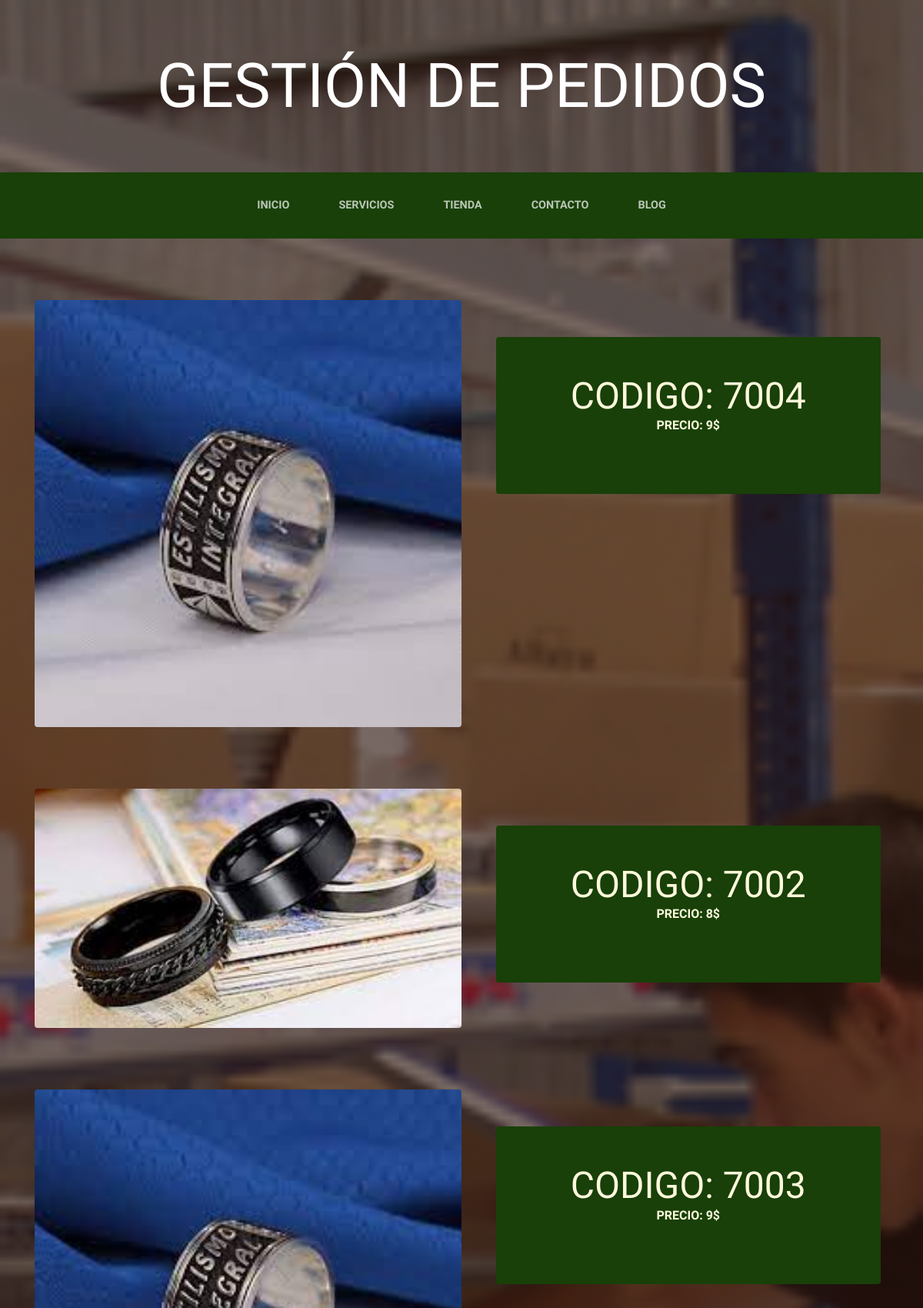
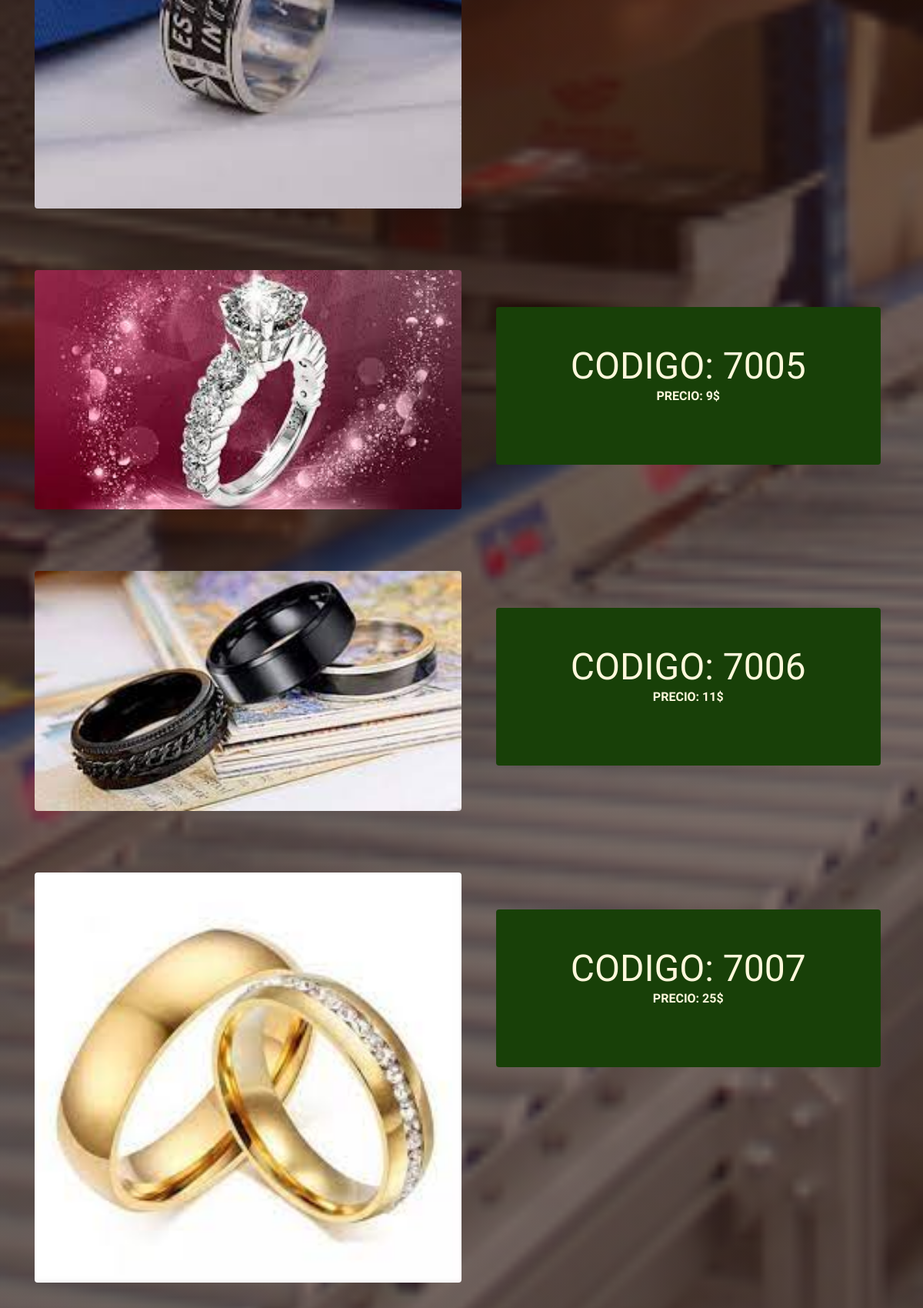
/tienda/categoriad/1 (upper part), run on the app's committed database (2 pictures, top to bottom).
### tienda/models.py (models this page shows, shortened)
class producto(models.Model):
    codigo      = models.IntegerField(default=0)
    precio      = models.IntegerField()
    categorias  = models.ManyToManyField(categoria)
    imagen      = models.ImageField(upload_to="tienda")
    disponibilidad = models.BooleanField(default=True)
    created     = models.DateTimeField(auto_now_add=True)
    updated     = models.DateTimeField(auto_now=True)
    class meta:
        verbose_name = "producto"
        verbose_name_plural = "productoss"

### tienda/views.py (the view)
# urls.py: path("categoriad/<int:categorias_id>", views.categoria_tienda, name='categoriat'),
def categoria_tienda(request, categorias_id):
    Categorias = categoria.objects.get(id = categorias_id)
    productos = producto.objects.filter(categorias = Categorias)
    categorias = categoria.objects.all()
    return render(request,'tienda/categoriad.html', {'Categorias': Categorias, 'productos':productos, 'categorias':categorias} )

### tienda/templates/tienda/categoriad.html (shortened to what this page needs)
{% extends 'webapp/pltpadre.html' %}
{% block content %}
{% for producto in productos %}
<section class="page-section clearfix">
    <div class="container">
      <div class="intro">
        <img class="intro-img img-fluid mb-3 mb-lg-0 rounded" src="{{producto.imagen.url}}" alt="" style="width: 50%;">
        <div class="intro-text left-0 text-center bg-faded p-5 rounded">
          <h2 class="section-heading mb-4" >
            <span class="section-heading-lower">Codigo: {{producto.codigo}}</span>
            <span class="section-heading-upper">Precio: {{producto.precio}}$</span>
          </h2>
        </div>
      </div>
    </div>
  </section>
{% endfor %}
{% endblock %}

### webapp/static/webapp/css/gestion.css (style rules this page uses)
body { font-family: 'Lora'; background: linear-gradient(rgba(47, 23, 15, 0.65), rgba(47, 23, 15, 0.65)), url("../img/bg_main.jpg"); background-attachment: fixed; background-position: center; background-size: cover; }
h1, h2, h3, h4, h5, h6 { font-family: 'Raleway'; }
.page-section { margin-top: 5rem; margin-bottom: 5rem; }
.section-heading { text-transform: uppercase; }
.section-heading .section-heading-upper { display: block; font-size: 1rem; font-weight: 800; padding-bottom:.5rem; }
.section-heading .section-heading-lower { display: block; font-size: 3rem; font-weight: 100; }
.bg-faded { background-color: rgba(255, 255, 255, 0.85); }
.intro { position: relative; }
@media (min-width: 992px) { .intro .intro-img { width: 75%; float: left; } }
@media (min-width: 992px) { .intro .intro-text { left: 600; width: 60%; margin-top: 3rem; background-color: rgba(24, 64, 8); color: cornsilk; position: absolute; } }
@media (min-width: 1200px) { .intro .intro-text { width: 45%; } }

### data on the page
producto: imagen (picture), codigo "7004", precio "9"
producto: imagen (picture), codigo "7002", precio "8"
producto: imagen (picture), codigo "7003", precio "9"
producto: imagen (picture), codigo "7005", precio "9"
producto: imagen (picture), codigo "7006", precio "11"
producto: imagen (picture), codigo "7007", precio "25"
